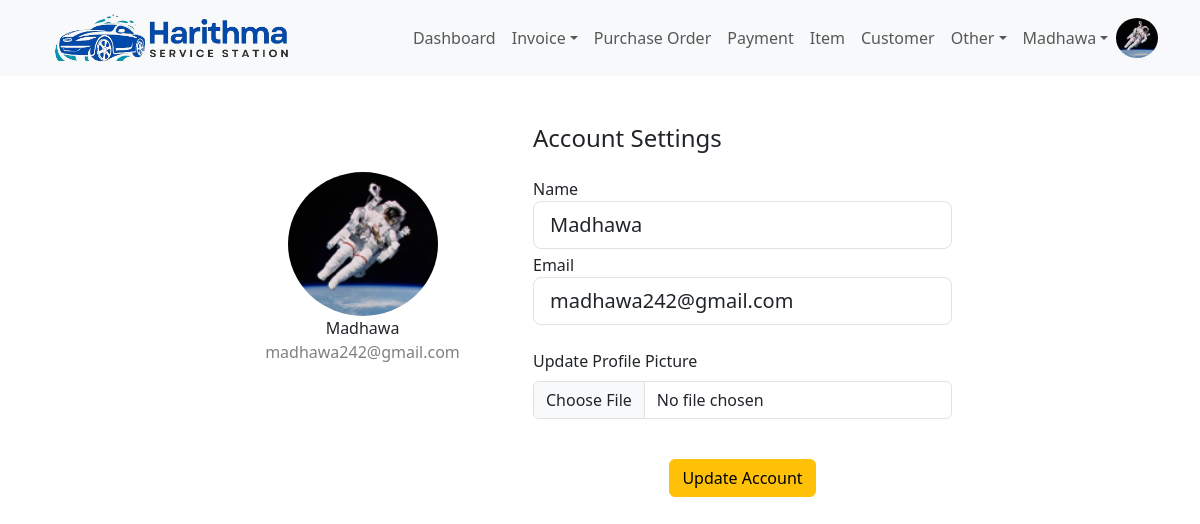
Page /account (signed in) on the committed database.
### harithmapos/models.py (models this page shows, shortened)
class User(db.Model, UserMixin):
    id = db.Column(db.Integer, primary_key=True)
    email = db.Column(db.String(120), unique=True, nullable=False)
    name = db.Column(db.String(50), nullable=False)
    image = db.Column(db.String(20), default='default.jpg')
    password = db.Column(db.String(60), nullable=False)
    create_dttm = db.Column(db.DateTime, nullable=False, default=datetime.utcnow)
    update_dttm = db.Column(db.DateTime, nullable=False, default=datetime.utcnow)

### harithmapos/views/user/routes.py (the view)
@user_blueprint.route("/account", methods=['GET', 'POST'])
@login_required
def account():
    form=UserUpdateForm()
    if form.validate_on_submit():
        if form.image.data:
            if current_user.image != 'default.jpg':
                os.remove(os.path.join('harithmapos','static','user_images', current_user.image))
            image = save_image(form.image.data)
            current_user.image = image
            print(f'{image = }')
        current_user.email = form.email.data
        current_user.name = form.name.data
        db.session.commit()
        flash('Account has been updated.',category='success')
        return redirect(url_for('user_blueprint.account'))
    elif request.method == 'GET':
        form.name.data = current_user.name
        form.email.data = current_user.email
    image_path = url_for('static', filename=f'user_images/{current_user.image}')
    print(f'{image_path = }')
    return render_template('user/account.html', title='Account', user_image_file=image_path, form=form)

### harithmapos/views/user/forms.py (shortened to what this page needs)
class UserUpdateForm(FlaskForm):
    name = StringField("Name", validators=[DataRequired(), Length(min=2, max=20)])
    email = EmailField("Email", validators=[DataRequired(), Email()])
    image = FileField('Update Profile Picture', validators=[FileAllowed(['jpg', 'png'])])
    submit = SubmitField('Update Account')

### harithmapos/models.py (called while the page is built)
@login_manager.user_loader
def load_user(user_id):
    return User.query.get(int(user_id))

### harithmapos/templates/user/account.html (shortened to what this page needs)
{% extends 'layout/base.html' %}
{% block body %}
<div class="container rounded">
    <div class="row justify-content-center">
        <div class="col-md-3">
            <div class="d-flex flex-column align-items-center text-center p-3 py-5"><img class="rounded-circle mt-5" width="150px" src="{{ user_image_file }}">
                <span class="font-weight-bold">{{ current_user.name }}</span>
                <span class="text-black-50">{{ current_user.email }}</span>
            </div>
        </div>
        <div class="col-md-5">
            <div class="p-3 py-5">
                <div class="d-flex justify-content-between align-items-center mb-3">
                    <h4 class="text-right">Account Settings</h4>
                </div>
                <div class="row mt-3">
                    <form method="POST" action="" enctype="multipart/form-data">
                        <fieldset class="form-group">
                            <div class="form-group">
                                {{ form.name.label(class="form-control-label") }}
                                {{ form.name(class="form-control form-control-lg") }}
                            </div>
                            <div class="form-group">
                                {{ form.email.label(class="form-control-label mt-1") }}
                                {% if form.email.errors %}
                                    {{ form.email(class="form-control form-control-lg is-invalid") }}
                                    <div class="invalid-feedback">
                                        {% for error in form.email.errors %}
                                            <span>{{ error }}</span>
                                        {% endfor %}
                                    </div>
                                {% else %}
                                    {{ form.email(class="form-control form-control-lg") }}
                                {% endif %}
                            </div>
                            <div class="form-group">
                                {{ form.image.label(for="formFile", class="form-label mt-4 mb-2") }}<br>
                                {{ form.image(class="form-control", type="file", id="formFile") }}<br>
                            </div>
                        </fieldset>
                        <div class="form-group">
                            <div class="text-center">
                                {{ form.submit(class="btn btn-warning profile-button mt-3") }}
                            </div>
                        </div>
                    </form>
                </div>
            </div>
        </div>
    </div>
</div>
{% endblock body %}

### harithmapos/templates/layout/navbar.html (shortened to what this page needs)
<nav class="navbar navbar-expand-lg navbar-light bg-light">
    <div class="container">
        <a href="" class="navbar-brand">
            <img src="{{url_for('static', filename='Harithma-logo.png')}}" height="50" class="d-inline-block align-text-top" alt="">
        </a>
        <div class="collapse navbar-collapse" id="navbarCollapse">
            <ul class="navbar-nav ms-auto">
                {% if current_user.is_authenticated %}
                    <a class="nav-item nav-link" href="{{ url_for('dashboard_blueprint.dashboard') }}">Dashboard</a>
                    <li class="nav-item dropdown">
                        <a class="nav-link dropdown-toggle" href="#" role="button" data-bs-toggle="dropdown" aria-expanded="false">Invoice</a>
                    </li>
                    <a class="nav-item nav-link" href="{{ url_for('purchase_order_blueprint.purchase_order_head') }}">Purchase Order</a>
                    <a class="nav-item nav-link" href="{{ url_for('payment_blueprint.payment') }}">Payment</a>
                    <a class="nav-item nav-link" href="{{ url_for('item_blueprint.item') }}">Item</a>
                    <a class="nav-item nav-link" href="{{ url_for('customer_blueprint.customer') }}">Customer</a>
                    <li class="nav-item dropdown">
                        <a class="nav-link dropdown-toggle" href="#" role="button" data-bs-toggle="dropdown" aria-expanded="false">Other</a>
                    </li>
                    <li class="nav-item dropdown">
                        <a class="nav-link dropdown-toggle" href="#" role="button" data-bs-toggle="dropdown" aria-expanded="false">{{ current_user.name }}</a>
                    </li>
                    <img src="{{ url_for('static', filename='user_images/'+current_user.image) }}" class="rounded-circle" height="40" alt="Avatar" />
                {% else %}
                    <a class="nav-item nav-link" href="{{ url_for('user_blueprint.login') }}">Login</a>
                    <a class="nav-item nav-link" href="{{ url_for('user_blueprint.register') }}">Register</a>
                {% endif %}
            </ul>
        </div>
    </div>
</nav>

### rows in the picture
User: name "Madhawa", image (picture), email "madhawa242@gmail.com"
